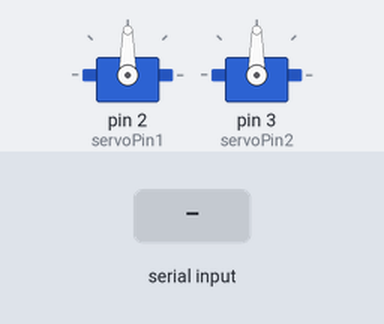
Bench run of a sketch on a simulated Arduino Uno, built with avr-gcc and run on an emulated ATmega328P. On the bench: 2 × servo. Inputs (shaded band) come from the test bench.

Above: at 1.2 s.
1.3 s: "90,45;" received over Serial
At 2.0 s:
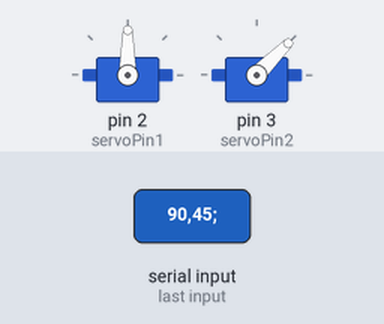
2.8 s: "30,150;" received over Serial
At 3.1 s:
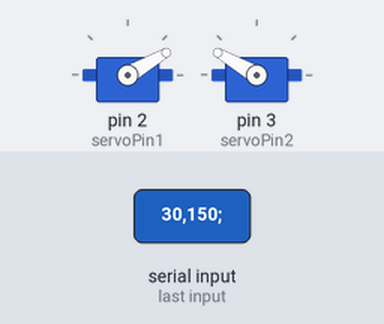
4.3 s: "5;" received over Serial
At 5.5 s:
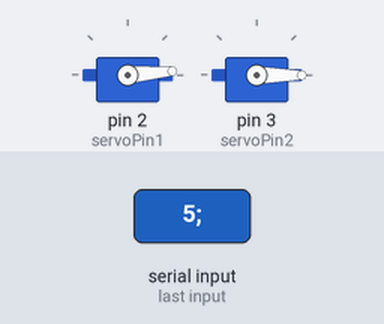
5.8 s: "90;" received over Serial
At 6.6 s:
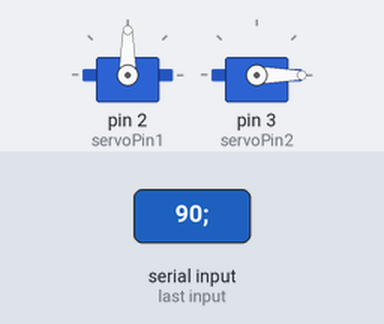
7.3 s: "200;" received over Serial
At 7.8 s:
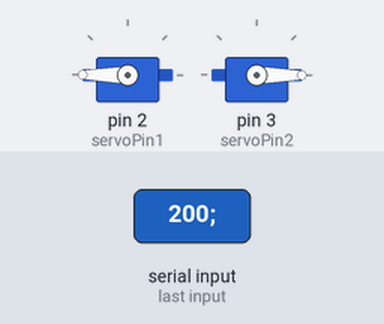
Timing chart, 0 to 9.8 s (numbered marks = the images above; inputs shaded):
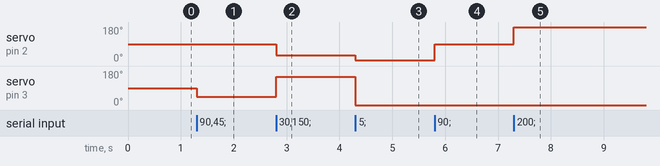

The sketch:

rotateServo.ino
```cpp
#include <Servo.h>

const int servoPin1 = 2;
const int servoPin2 = 3;

Servo servo1;
Servo servo2;

void setup() {
  Serial.begin(115200);
  while (!Serial) {}
  servo1.attach(servoPin1);
  servo2.attach(servoPin2);
}

void loop() {
  if (Serial.available() > 0)
  {
    char str[30];
    int amount = Serial.readBytesUntil(';', str, 30);
    str[amount] = NULL;

    int servoRotate1, servoRotate2;
    sscanf(str, "%d,%d", &servoRotate1, &servoRotate2);

    servo1.write(servoRotate1);

    servo2.write(servoRotate2);
  }
}
```

Measured:
- after the input at 1.3 s, servo on pin 3 (servoPin2): 90° → 45° at once
- after the input at 2.8 s, servo on pin 2 (servoPin1): 90° → 30° at once; servo on pin 3 (servoPin2): 45° → 150° at once
- after the input at 4.3 s, servo on pin 2 (servoPin1): 30° → 5° at once; servo on pin 3 (servoPin2): 150° → 0° at once
- after the input at 5.8 s, servo on pin 2 (servoPin1): 5° → 90° at once
- after the input at 7.3 s, servo on pin 2 (servoPin1): 90° → 180° at once
